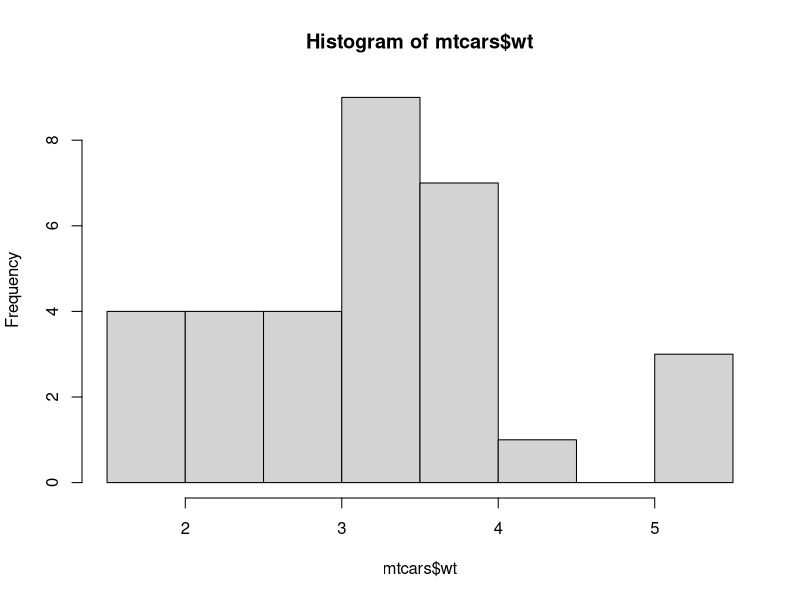
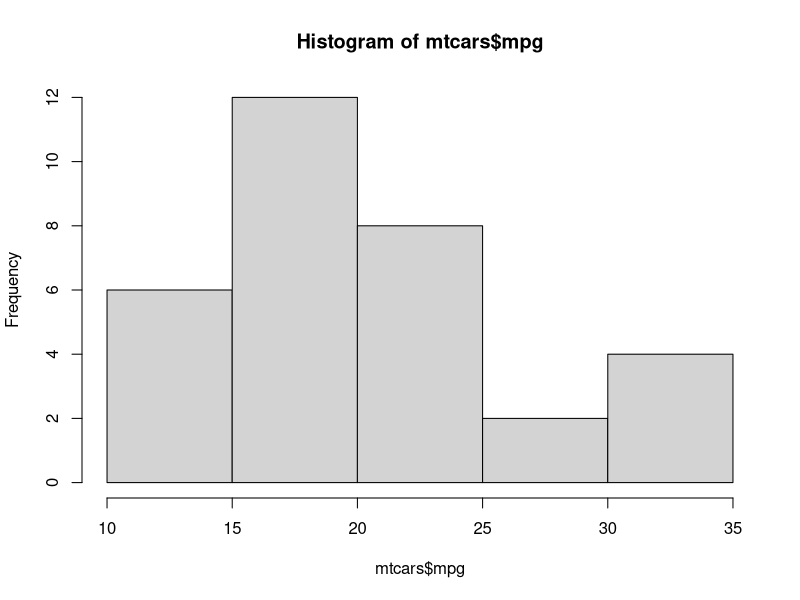
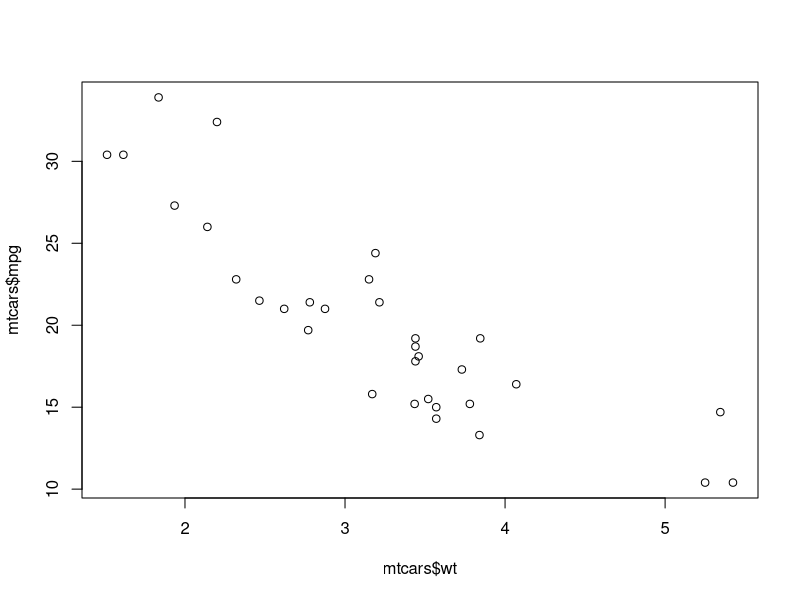
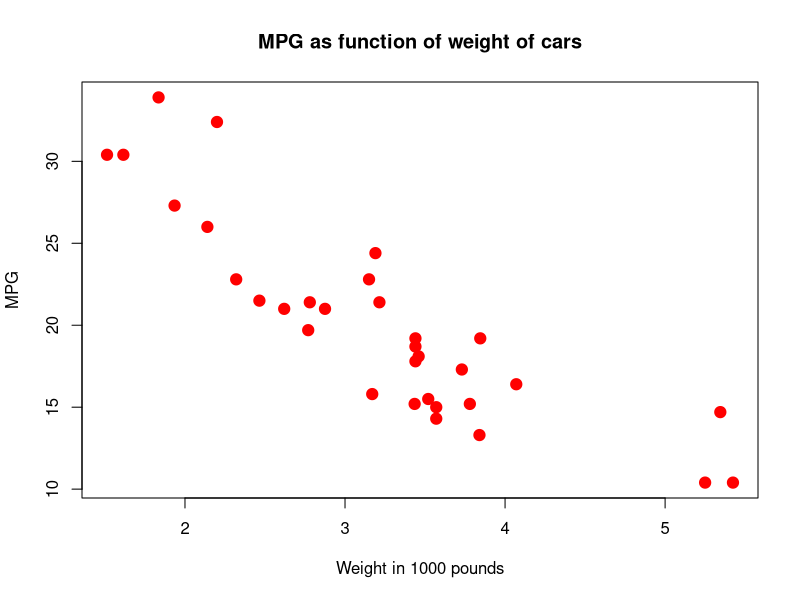

R code for these plots, in order:
# File: R_data_io_g.R
# Course: Ch3.R.Data.IO
# Section: basic graphics-scatter plot
# Author: vvn weian chao, CoLLab cc, vvnchao@gmail.com
# Date: 2021-10-18

# INSTALL and LOAD PACKAGE
#install.packages("datasets")
library(datasets)
data()

# read data set "mtcats"
data(mtcars)
head(mtcars)

# Good to first check univariate distributions
hist(mtcars$wt)
hist(mtcars$mpg)

# Basic X-Y plot for two quantitative variables
plot(mtcars$wt, mtcars$mpg)

# plot with options
plot(mtcars$wt, mtcars$mpg
     , pch = 19
     , cex = 1.5   # make 150% size
     , col = "red"
     , main = "MPG as function of weight of cars"
     , xlab = "Weight in 1000 pounds"
     , ylab = "MPG")

# clear environment
rm(list = ls())
